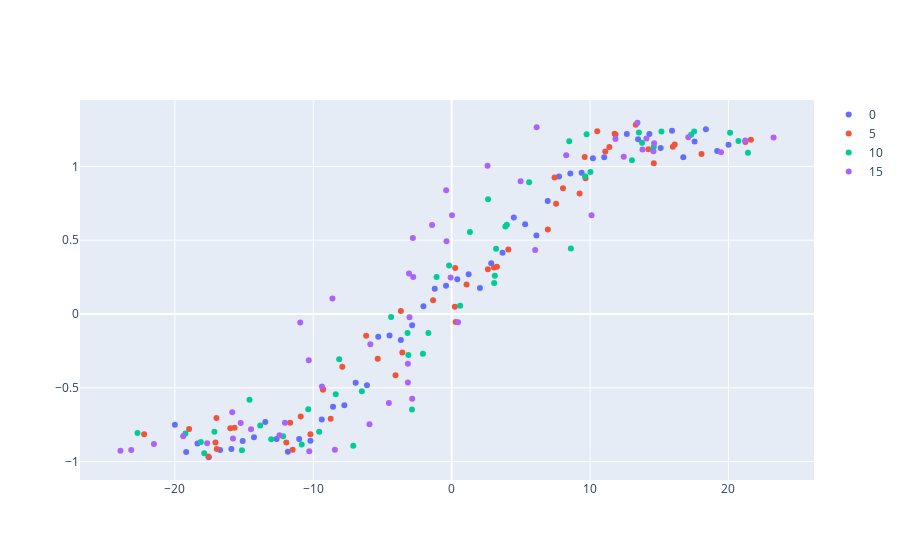

Notebook source saved alongside this figure:
### Code cell
a_err = 3
clerr = 0.3

def noisy_lift(a_err, clerr, npo=(10, 30, 10)):

    x=np.linspace(-20,20,np.sum(npo)) +(np.random.random(np.sum(npo)) - 0.5) * a_err
    y = np.concatenate([
        np.full(npo[0],-1)
        ,np.linspace(-1,1, npo[1]),
        np.full(npo[2],1)
    ]) + np.random.random(np.sum(npo))*clerr
    return dict(x=x, y=y, a_err=a_err, clerr=clerr)


nlifts = [noisy_lift(aerr, 0.3) for aerr in range(0, 20, 5) ]


fig=go.Figure()

for nlift in nlifts:
    fig.add_trace(go.Scatter(x=nlift['x'], y=nlift['y'], name=nlift['a_err'], mode="markers"))

fig
